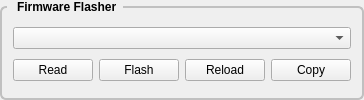
         <widget class="QGroupBox" name="gridGroupBox">
          <property name="styleSheet">
           <string notr="true">QGroupBox {
    font: bold;
    border: 2px solid silver;
    border-radius: 6px;
    margin-top: 6px;
}

QGroupBox::title {
    subcontrol-origin: margin;
    left: 7px;
    padding: 0px 5px 0px 5px;
}</string>
          </property>
          <property name="title">
           <string> Firmware Flasher</string>
          </property>
          <layout class="QGridLayout" name="gridLayout_29">
           <property name="topMargin">
            <number>15</number>
           </property>
           <item row="1" column="2">
            <widget class="QPushButton" name="reloadPB">
             <property name="text">
              <string>Reload</string>
             </property>
            </widget>
           </item>
           <item row="1" column="1">
            <widget class="QPushButton" name="flashPB">
             <property name="text">
              <string>Flash</string>
             </property>
            </widget>
           </item>
           <item row="1" column="0">
            <widget class="QPushButton" name="testConnectionPB">
             <property name="text">
              <string>Read</string>
             </property>
            </widget>
           </item>
           <item row="1" column="3">
            <widget class="QPushButton" name="copyPB">
             <property name="toolTip">
              <string>&lt;html&gt;&lt;head/&gt;&lt;body&gt;&lt;p&gt;Copy the Output&lt;br/&gt;to the clipboard&lt;/p&gt;&lt;/body&gt;&lt;/html&gt;</string>
             </property>
             <property name="text">
              <string>Copy</string>
             </property>
            </widget>
           </item>
           <item row="0" column="0" colspan="4">
            <widget class="QComboBox" name="firmwareCB">
             <property name="sizePolicy">
              <sizepolicy hsizetype="Preferred" vsizetype="Fixed">
               <horstretch>0</horstretch>
               <verstretch>0</verstretch>
              </sizepolicy>
             </property>
            </widget>
           </item>
          </layout>
         </widget>
